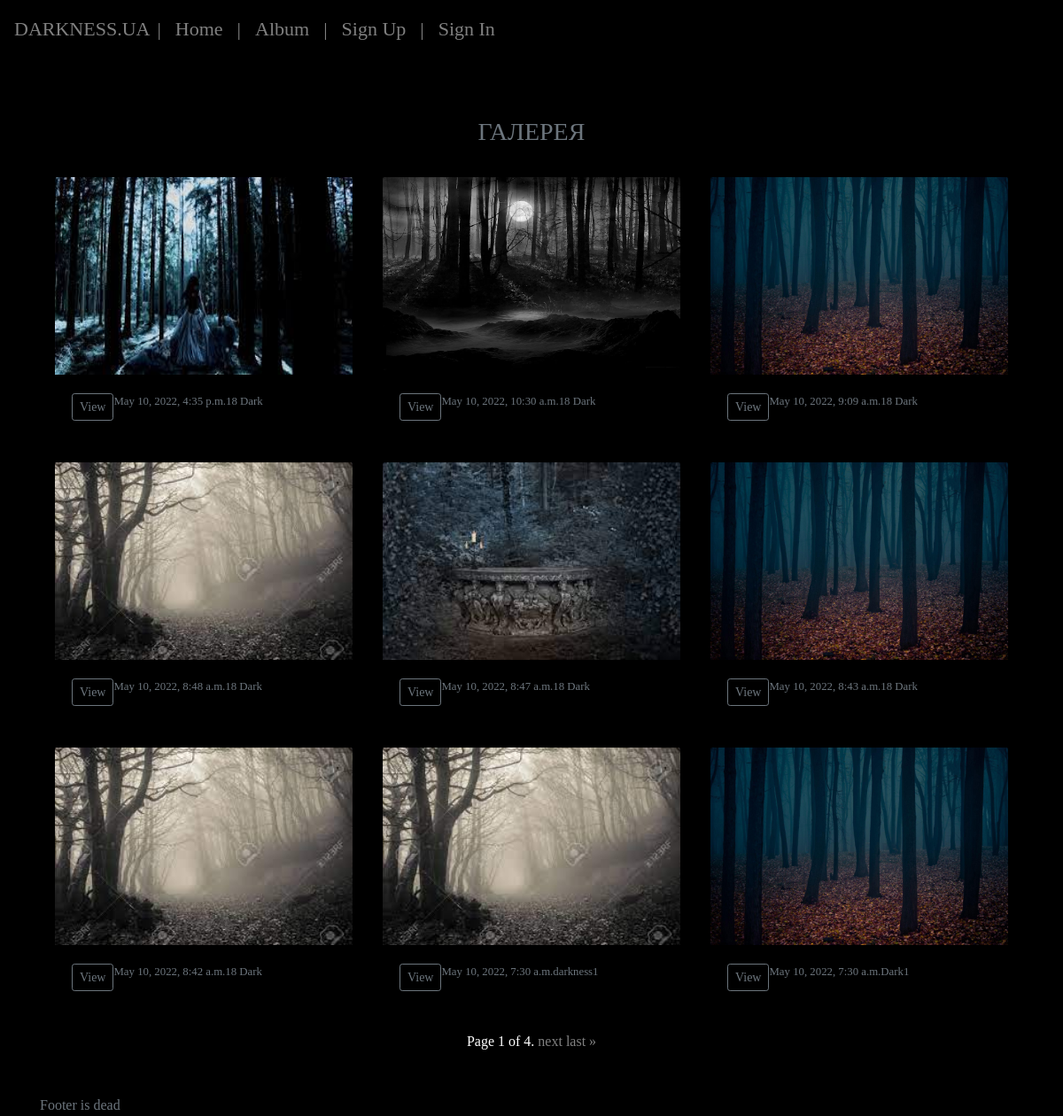
Page /dark/album/list/1 on the committed database.
### main/models.py (models this page shows, shortened)
class Image(models.Model):
    author = models.CharField(max_length=100)
    pub_date = models.DateTimeField('date published', null=True, blank=True)
    image = models.ImageField(upload_to='images', verbose_name='path', )

### main/views.py (the view)
# urls.py: path('album/list/<int:page>', AlbumView.as_view(), name='album/list'),
class AlbumView(CommonContextMixin, ListView):
    template_name = 'main/album.html'
    model = Image
    context_object_name = 'all'
    def get_queryset(self):
        all_images = Image.objects.order_by('-pub_date')
        pg = paginator.Paginator(all_images, 9)
        page_obj = pg.get_page(self.kwargs.get('page', 1))
        return page_obj

### main/views.py (called while the page is built)
    def get_common_data(self, request, **kwargs):
        context = kwargs
        new_photos = Image.objects.order_by('-pub_date')[:6]
        new_videos = Video.objects.order_by('-pub_date')[:5]
        messages = Message.objects.order_by('-pub_date')
        context['new_photos'] = new_photos
        context['new_videos'] = new_videos
        context['messages'] = messages
        context['timeformat'] = time.strftime
        context['user_id'] = request.session.get('user_id', 0)
        context['user_name'] = request.session.get('user_name', '')
        context['is_authorizate'] = request.session.get('is_authorizate', False)
        if context['user_id']:
            context['avatar'] = User.objects.get(id=context['user_id']).profile_photo
        return context

    def get_context_data(self, **kwargs):
        context = super().get_context_data(**kwargs)
        common = self.get_common_data(self.request, **kwargs)
        return dict(list(context.items()) + list(common.items()))

### main/templates/main/album.html (shortened to what this page needs)
{% extends "main/base.html" %}
{% block body %}
<div class="album py-5">
        <h3 class="text-muted text-center">
            ГАЛЕРЕЯ
        </h3>
        <br>
        <div class="container">
              <div class="row ">
{% if all %}
  {% for i in all %}
                    <div class="col-md-4  ">
                        <div class="card mb-4 box-shadow darkback">
                              <a class="" href="{% url 'albumphoto' i.id %}">
                                <img class="card-img-top active-block"   style="height: 225px; width: 100%; display: block;"
                                     src="{{ i.image.url }}">
                              </a>
                              <div class="card-body">
                                  <div class="d-flex justify-content-between align-items-center darkback">
                                        <div class="btn-group">
                                        <a href="{% url 'albumphoto' i.id %}">
                                            <button type="button" class="btn btn-sm btn-outline-secondary">
                                              View
                                        </button></a>
                                            <small class="text-muted">{{ i.pub_date}}</small>
                                            <small class="text-muted">{{ i.author}}</small>
                                        </div>
                                  </div>
                              </div>
                        </div>
                    </div>
  {% endfor %}
{% endif %}
            </div>
    </div>
    <nav class="container text-center">
        <div class="">
            <span class="">
                <span class="">
                    Page {{ all.number }} of {{ all.paginator.num_pages }}.
                </span>
                {% if all.has_next %}
                    <a href="{% url 'album/list' all.next_page_number %}">next</a>
                    <a href="{% url 'album/list'  all.paginator.num_pages %}">last &raquo;</a>
                {% endif %}
            </span>
        </div>
    </nav>
</div>
{% endblock %}

### main/templates/main/base.html (style rules this page uses)
body { background-image: url(https://w0.peakpx.com/wallpaper/260/23/HD-wallpaper-depressive-forest-forest-depressive-dark-grey-black-night.jpg); color: white; background-repeat: repeat-x; background-attachment: fixed, fixed; background-size: Contain; width: 100%; background-position: center center; }
.darkback { background-color: black; }
* { font-family: Times New Roman }
.active-block { border: 1px solid transparent; transition: 0.6s linear; }
a { color: grey; text-decoration: none; transition: 0.6s linear; }

### rows in the picture
Image: image (picture), pub_date "May 10, 2022, 4:35 p.m.", author "18 Dark"
Image: image (picture), pub_date "May 10, 2022, 10:30 a.m.", author "18 Dark"
Image: image (picture), pub_date "May 10, 2022, 9:09 a.m.", author "18 Dark"
Image: image (picture), pub_date "May 10, 2022, 8:48 a.m.", author "18 Dark"
Image: image (picture), pub_date "May 10, 2022, 8:47 a.m.", author "18 Dark"
Image: image (picture), pub_date "May 10, 2022, 8:43 a.m.", author "18 Dark"
Image: image (picture), pub_date "May 10, 2022, 8:42 a.m.", author "18 Dark"
Image: image (picture), pub_date "May 10, 2022, 7:30 a.m.", author "darkness1"
Image: image (picture), pub_date "May 10, 2022, 7:30 a.m.", author "Dark1"

### other values in the picture
{{ all.number }} "1"
{{ all.paginator.num_pages }} "4"
